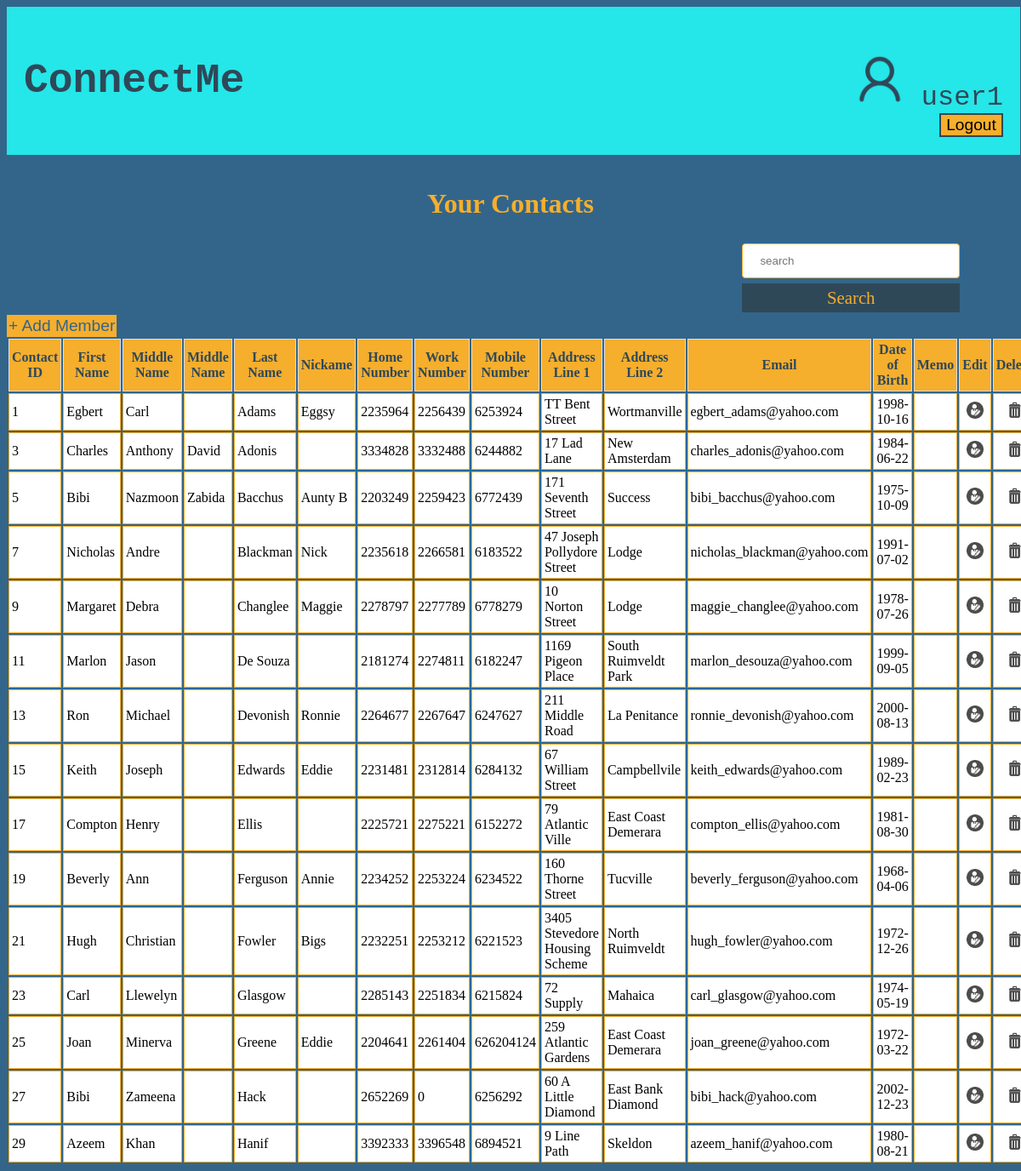
The app's page /contacts.php (signed in) with its own data.
### tables this page shows
CREATE TABLE IF NOT EXISTS `contacts` (
`contactID` int(100) NOT NULL,
  `firstname` varchar(30) NOT NULL,
  `middlenameone` varchar(30) NOT NULL,
  `middlenametwo` varchar(30) NOT NULL,
  `lastname` varchar(30) NOT NULL,
  `nickname` varchar(30) NOT NULL,
  `homenumber` int(15) NOT NULL,
  `worknumber` int(15) NOT NULL,
  `mobilenumber` int(15) NOT NULL,
  `addresslineone` varchar(100) NOT NULL,
  `addresslinetwo` varchar(100) NOT NULL,
  `email` varchar(30) NOT NULL,
  `dob` date NOT NULL,
  `memo` varchar(450) NOT NULL,
  `userID` int(10) NOT NULL
);

### contacts.php (the view, shortened to what this page needs)
<?php
	include('functions.php');
?>
<!DOCTYPE html>
<html>
	<head>
		<link href="styles.css" rel="stylesheet" type="text/css">
	</head>
	<body>
		<div id="main">
			<div class="head">
				<div style="display: inline-block;">
					<h2>ConnectMe</h2>
				</div>
				<div style="float:right; margin-top: 3%;">
					<img src="images/user1.png" width="60px">
					<?php echo $_SESSION['user']['username']; ?>
						<br>
						<a href="index.php?logout='1'" style="color: #2F4858;"><button class="logoutButton">Logout</button></a>
				</div>
			</div>
			<br>
			<center>
				<h1 style="color: #F6AE2D;">Your Contacts</h1>
			</center>
			<div style="background-color: #33658A; width:100%;">
				<div style="float:right; margin: 0px; padding:0px;">
					<form method="POST" action="search.php">
						<input type="text" name="q" placeholder="search">
						<input type="submit" name="search" value="Search">
					</form>
				</div>
				<div>
					<a href="create.php"><button name="create" style="margin-top:90px;"  class="addMemberButton">+ Add Member</button></a>
				</div>
			</div>
			<?php
				if ($_SESSION['user']['user_type'] == 'user')
				{
					if ($_SESSION['user']['username'] == 'user1')
					{
						$contacts_SQLselect = "SELECT  ";
						$contacts_SQLselect .= "contactID, firstname, middlenameone, middlenametwo, lastname, nickname, homenumber, worknumber, mobilenumber, addresslineone, addresslinetwo, email, dob, memo, userID ";
						$contacts_SQLselect .= "FROM contacts WHERE userID = 2";
					}
					else
					{
						$contacts_SQLselect = "SELECT  ";
						$contacts_SQLselect .= "contactID, firstname, middlenameone, middlenametwo, lastname, nickname, homenumber, worknumber, mobilenumber, addresslineone, addresslinetwo, email, dob, memo, userID ";
						$contacts_SQLselect .= "FROM contacts WHERE userID = 3";
					}
				}
				$contacts_SQLselect_Query = mysqli_query($dbConnected, $contacts_SQLselect);
				echo "<table>";
					echo "<thead>";
						echo "<tr class='altrowstable'>";
							echo "<th>Contact ID</th>";
							echo "<th>First Name</th>";
							echo "<th>Middle Name</th>";
							echo "<th>Middle Name</th>";
							echo "<th>Last Name</th>";
							echo "<th>Nickame</th>";
							echo "<th>Home Number</th>";
							echo "<th>Work Number</th>";
							echo "<th>Mobile Number</th>";
							echo "<th>Address Line 1</th>";
							echo "<th>Address Line 2</th>";
							echo "<th>Email</th>";
							echo "<th>Date of Birth</th>";
							echo "<th>Memo</th>";
							echo "<th>Edit</th>";
							echo "<th>Delete</th>";
						echo"</tr>";
					echo "</thead>";
					echo "<tbody>";
					while ($row = mysqli_fetch_array($contacts_SQLselect_Query, MYSQLI_ASSOC))
					{
						$ID = $row['contactID'];
						$FirstName = $row['firstname'];
						$MiddleNameOne = $row['middlenameone'];
						$MiddleNameTwo = $row['middlenametwo'];
						$LastName = $row['lastname'];
						$Nickname = $row['nickname'];
						$HomeNumber = $row['homenumber'];
						$WorkNumber = $row['worknumber'];
						$MobileNumber = $row['mobilenumber'];
						$AddressLineOne = $row['addresslineone'];
						$AddressLineTwo = $row['addresslinetwo'];
						$Email = $row['email'];
						$DateOfBirth = $row['dob'];
						$Memo = $row['memo'];
						echo "<tr class='altrowstable'>";
							echo "<td>".$ID."</td>";
							echo "<td>".$FirstName."</td>";
							echo "<td>".$MiddleNameOne."</td>";
							echo "<td>".$MiddleNameTwo."</td>";
							echo "<td>".$LastName."</td>";
							echo "<td>".$Nickname."</td>";
							echo "<td>".$HomeNumber."</td>";
							echo "<td>".$WorkNumber."</td>";
							echo "<td>".$MobileNumber."</td>";
							echo "<td>".$AddressLineOne."</td>";
							echo "<td>".$AddressLineTwo."</td>";
							echo "<td>".$Email."</td>";
							echo "<td>".$DateOfBirth."</td>";
							echo "<td>".$Memo."</td>";
							echo "<td align='center'><a href='edit.php?eid=".$row['contactID']."' title='Edit'><img src='images/edit.png' width='20px'/></a></td>";
							echo "<td align='center'><a href='functions.php?id=".$row['contactID']."' title='Delete'><img src='images/delete.png' width='20px'/></a></td>";
						echo "</tr>";
					}
				echo "</table>";
			?>
		</div>
	</body>
</html>

### styles.css (style rules this page uses)
body { background-color: #33658A; }
input[type=text] { width:80%; padding: 12px 20px; margin: 6px 0; display: inline-block; border: 1.5px solid #F6AE2D; border-radius: 4px; box-sizing: border-box; }
input[type=submit] { width: 80%; background-color: #2F4858; color: #F6AE2D; font-family: times new romans; padding: 5px 20px; margin:auto; border: 0px solid #F6AE2D; border-radius: 0x; cursor: pointer; font-size: 1.3em; font-style: bold; }
a { text-align: center; text-decoration: none; }
.altrowstable { border-width: 10px; border-color: yellow; border-collapse: collapse; }
.altrowstable th { border-width: 1px; padding: 3px; border-style: solid; border-color: #ddd; background-color:#F6AE2D; }
.altrowstable td { border-width: 1px; padding: 3px; border-style: solid; border-color: #F6AE2D; background-color: white; }
th { font-size: 16px; color: #2F4858; background-color: white; }
.addMemberButton { background-color: #F6AE2D; color: #33658A; font-size: 1.2em; padding: 2px; border: none; }
.head { width: 97.2%; font-family: courier; font-size: 2em; color: #2F4858; background-color: #25E6E8; padding: 20px; }
.logoutButton { background-color: #F6AE2D; float: right; border: 2px #2F4858 solid; font-size: 0.6em; }

### records on screen
contacts: contactID "1", firstname "Egbert", middlenameone "Carl", lastname "Adams", nickname "Eggsy", homenumber "2235964", worknumber "2256439", mobilenumber "6253924", addresslineone "TT Bent Street", addresslinetwo "Wortmanville", email "egbert_adams@yahoo.com", dob "1998-10-16"
contacts: contactID "3", firstname "Charles", middlenameone "Anthony", middlenametwo "David", lastname "Adonis", homenumber "3334828", worknumber "3332488", mobilenumber "6244882", addresslineone "17 Lad Lane", addresslinetwo "New Amsterdam", email "charles_adonis@yahoo.com", dob "1984-06-22"
contacts: contactID "5", firstname "Bibi", middlenameone "Nazmoon", middlenametwo "Zabida", lastname "Bacchus", nickname "Aunty B", homenumber "2203249", worknumber "2259423", mobilenumber "6772439", addresslineone "171 Seventh Street", addresslinetwo "Success", email "bibi_bacchus@yahoo.com", dob "1975-10-09"
contacts: contactID "7", firstname "Nicholas", middlenameone "Andre", lastname "Blackman", nickname "Nick", homenumber "2235618", worknumber "2266581", mobilenumber "6183522", addresslineone "47 Joseph Pollydore Street", addresslinetwo "Lodge", email "nicholas_blackman@yahoo.com", dob "1991-07-02"
contacts: contactID "9", firstname "Margaret", middlenameone "Debra", lastname "Changlee", nickname "Maggie", homenumber "2278797", worknumber "2277789", mobilenumber "6778279", addresslineone "10 Norton Street", addresslinetwo "Lodge", email "maggie_changlee@yahoo.com", dob "1978-07-26"
contacts: contactID "11", firstname "Marlon", middlenameone "Jason", lastname "De Souza", homenumber "2181274", worknumber "2274811", mobilenumber "6182247", addresslineone "1169 Pigeon Place", addresslinetwo "South Ruimveldt Park", email "marlon_desouza@yahoo.com", dob "1999-09-05"
contacts: contactID "13", firstname "Ron", middlenameone "Michael", lastname "Devonish", nickname "Ronnie", homenumber "2264677", worknumber "2267647", mobilenumber "6247627", addresslineone "211 Middle Road", addresslinetwo "La Penitance", email "ronnie_devonish@yahoo.com", dob "2000-08-13"
contacts: contactID "15", firstname "Keith", middlenameone "Joseph", lastname "Edwards", nickname "Eddie", homenumber "2231481", worknumber "2312814", mobilenumber "6284132", addresslineone "67 William Street", addresslinetwo "Campbellvile", email "keith_edwards@yahoo.com", dob "1989-02-23"
contacts: contactID "17", firstname "Compton", middlenameone "Henry", lastname "Ellis", homenumber "2225721", worknumber "2275221", mobilenumber "6152272", addresslineone "79 Atlantic Ville", addresslinetwo "East Coast Demerara", email "compton_ellis@yahoo.com", dob "1981-08-30"
contacts: contactID "19", firstname "Beverly", middlenameone "Ann", lastname "Ferguson", nickname "Annie", homenumber "2234252", worknumber "2253224", mobilenumber "6234522", addresslineone "160 Thorne Street", addresslinetwo "Tucville", email "beverly_ferguson@yahoo.com", dob "1968-04-06"
contacts: contactID "21", firstname "Hugh", middlenameone "Christian", lastname "Fowler", nickname "Bigs", homenumber "2232251", worknumber "2253212", mobilenumber "6221523", addresslineone "3405 Stevedore Housing Scheme", addresslinetwo "North Ruimveldt", email "hugh_fowler@yahoo.com", dob "1972-12-26"
contacts: contactID "23", firstname "Carl", middlenameone "Llewelyn", lastname "Glasgow", homenumber "2285143", worknumber "2251834", mobilenumber "6215824", addresslineone "72 Supply", addresslinetwo "Mahaica", email "carl_glasgow@yahoo.com", dob "1974-05-19"
contacts: contactID "25", firstname "Joan", middlenameone "Minerva", lastname "Greene", nickname "Eddie", homenumber "2204641", worknumber "2261404", mobilenumber "626204124", addresslineone "259 Atlantic Gardens", addresslinetwo "East Coast Demerara", email "joan_greene@yahoo.com", dob "1972-03-22"
contacts: contactID "27", firstname "Bibi", middlenameone "Zameena", lastname "Hack", homenumber "2652269", worknumber "0", mobilenumber "6256292", addresslineone "60 A Little Diamond", addresslinetwo "East Bank Diamond", email "bibi_hack@yahoo.com", dob "2002-12-23"
contacts: contactID "29", firstname "Azeem", middlenameone "Khan", lastname "Hanif", homenumber "3392333", worknumber "3396548", mobilenumber "6894521", addresslineone "9 Line Path", addresslinetwo "Skeldon", email "azeem_hanif@yahoo.com", dob "1980-08-21"

### other values on screen
$_SESSION['user']['username'] "user1"
